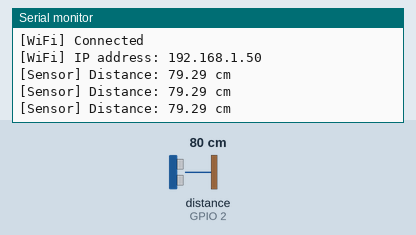
Bench run of a sketch on a simulated ESP8266 (NodeMCU). Shown: the last lines printed to the serial monitor. Wiring (inferred from the names in the program): ultrasonic range finder: trigger GPIO 0; echo GPIO 2. The inputs (shaded band) are chosen by the test bench; at power-on: distance to the obstacle (sensor on GPIO 2) 80 cm. The echo pulse lasts 58.3 µs per cm; WiFi joins after 1.5 s; servers stay silent unless stated; uploads are accepted with an empty reply.

Above: at 3.2 s.
3.3 s: distance to the obstacle (sensor on GPIO 2) set to 2 cm
At 3.9 s:
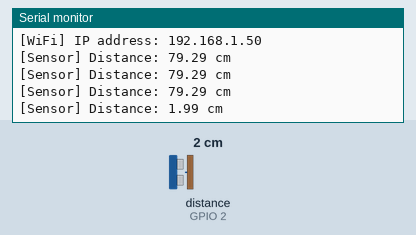
4.8 s: distance to the obstacle (sensor on GPIO 2) set to 4 cm
At 10.6 s:
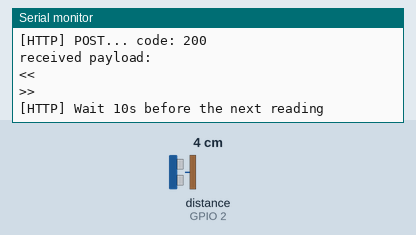
Timing chart, 0 to 12.1 s (numbered marks = the images above; inputs shaded):
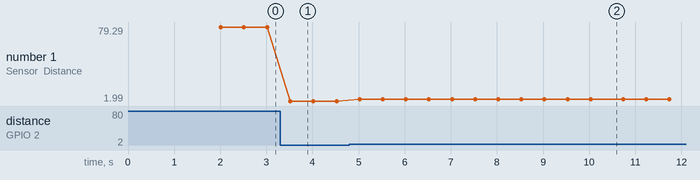

Measured:
- after the input at 3.3 s, the serial monitor: prints a new line after 0.22 s (image 1)
- after the input at 4.8 s, the serial monitor: prints a new line after 0.22 s (image 2)
- plotted number 1: 79.29 → 1.99 after the input at 3.3 s, 1.99 → 3.98 after the input at 4.8 s

The sketch:

level-tx.ino
```cpp
#include <ESP8266WiFi.h>
#include <ESP8266HTTPClient.h>

#define STASSID "wifi_ssid"
#define STAPSK "wifi_passkey"
#define TRIG_PIN 0
#define ECHO_PIN 2
#define SERVER_IP "192.168.1.92"
#define SERVER_PORT "3005"
#define SENSOR_CODE "water_level_001"

long duration;
float distance;
unsigned long lastTime = 0;
unsigned long timerDelay = 10000;

void setup() {
  Serial.begin(115200);
  delay(500);
  Serial.print("Connecting to ");
  Serial.println(STASSID);
  WiFi.begin(STASSID, STAPSK);
  while (WiFi.status() != WL_CONNECTED) {
    delay(500);
    Serial.print(".");
  }
  Serial.println("");
  Serial.println("[WiFi] Connected");
  Serial.print("[WiFi] IP address: ");
  Serial.println(WiFi.localIP());
  pinMode(TRIG_PIN, OUTPUT);
  pinMode(ECHO_PIN, INPUT);
}

void loop() {
  digitalWrite(TRIG_PIN, LOW);
  delayMicroseconds(2);
  digitalWrite(TRIG_PIN, HIGH);
  delayMicroseconds(10);
  digitalWrite(TRIG_PIN, LOW);
  duration = pulseIn(ECHO_PIN, HIGH);
  distance = duration * 0.034 / 2;
  Serial.print("[Sensor] Distance: ");
  Serial.print(distance);
  Serial.println(" cm");
  postSensorReading(distance);
  delay(500);
}

String postSensorReading(float reading) {
  String response = "{}";
  if (reading < 1) {
    return response;
  }
  if ((millis() - lastTime) <= timerDelay) {
    return response;
  }
  if ((WiFi.status() != WL_CONNECTED)) {
    return response;
  }
  WiFiClient client;
  HTTPClient http;
  Serial.print("[HTTP] Begin...\n");
  http.begin(client, "http://" SERVER_IP ":" SERVER_PORT "/broadcast/");
  http.addHeader("Content-Type", "application/json");
  Serial.print("[HTTP] POST...\n");
  String payload = "{\"sensorCode\":\"" SENSOR_CODE "\",\"reading\":" + String(reading) + "}";
  int httpCode = http.POST(payload);
  if (httpCode > 0) {
    Serial.printf("[HTTP] POST... code: %d\n", httpCode);
    if (httpCode == HTTP_CODE_OK) {
      response = http.getString();
      Serial.println("received payload:\n<<");
      Serial.println(response);
      Serial.println(">>");
    }
  } else {
    Serial.printf("[HTTP] POST... failed, error: %s\n", http.errorToString(httpCode).c_str());
  }
  http.end();
  Serial.println("[HTTP] Wait " + String(timerDelay/1000) + "s before the next reading");
  lastTime = millis();
  return response;
}
```
